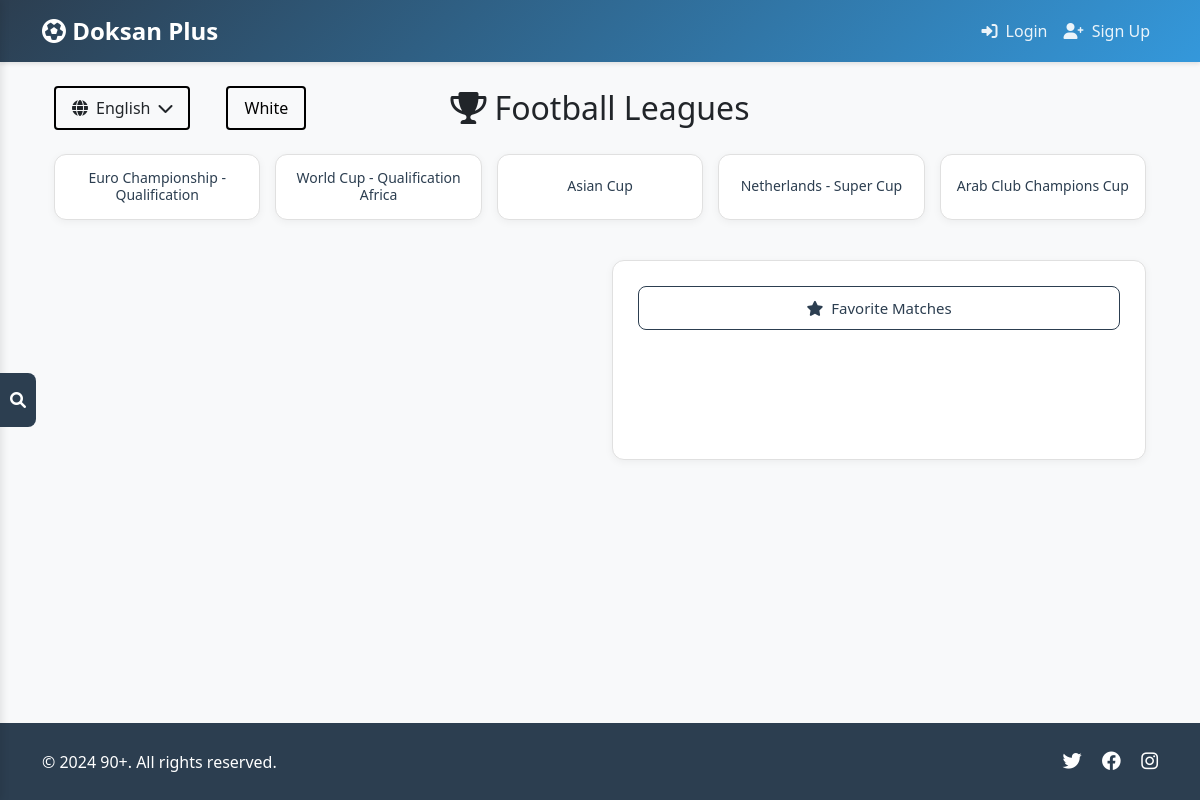
The app's page /, older data.
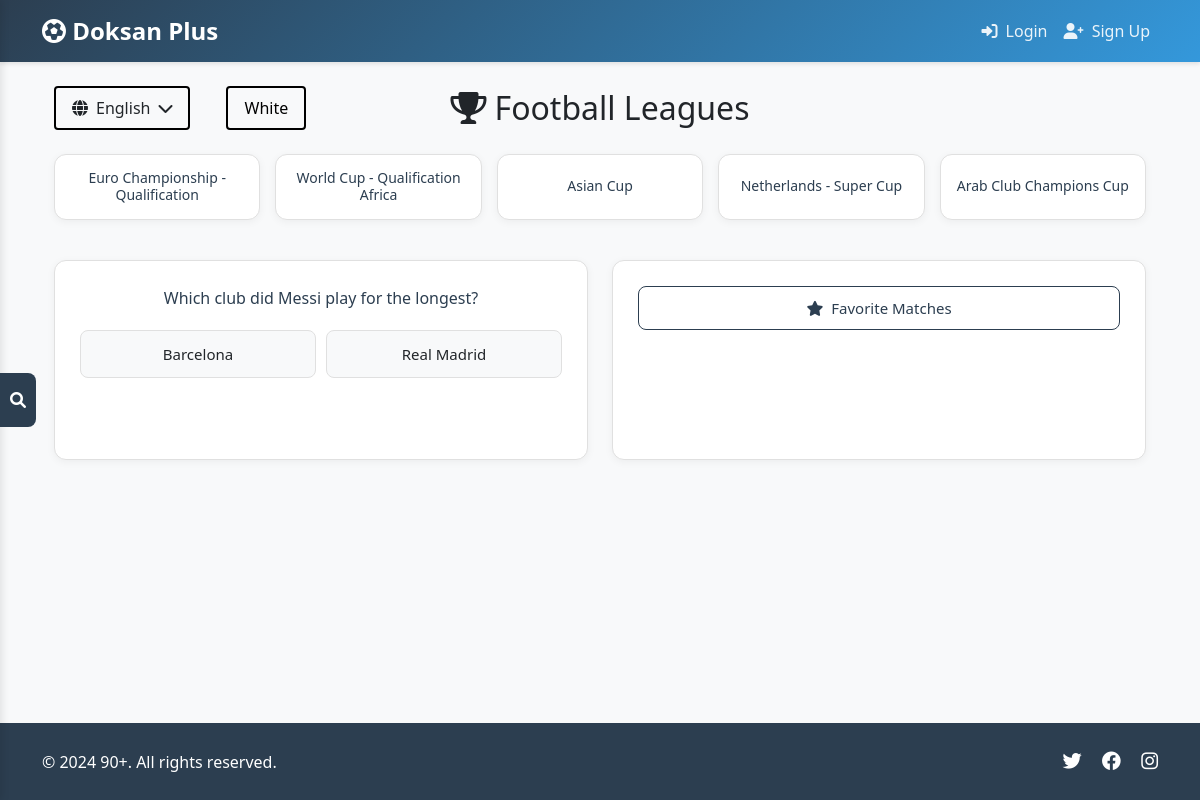
The same page, newer data.
### skorlar/models.py (models this page shows, shortened)
class QuizQuestion(models.Model):
    question = models.TextField()
    option_a = models.CharField(max_length=255)
    option_b = models.CharField(max_length=255)
    question_tr = models.TextField()
    option_a_tr = models.CharField(max_length=255)
    option_b_tr = models.CharField(max_length=255)
    correct_answer = models.CharField(max_length=1)
    created_at = models.DateTimeField(auto_now_add=True)
    updated_at = models.DateTimeField(auto_now=True)
    def get_question(self, lang='en'):
        return self.question_tr if lang == 'tr' else self.question
    def get_option_a(self, lang='en'):
        return self.option_a_tr if lang == 'tr' else self.option_a
    def get_option_b(self, lang='en'):
        return self.option_b_tr if lang == 'tr' else self.option_b

### skorlar/views.py (the view)
# urls.py: path('', views.fixtures_view, name='home'),
def fixtures_view(request):
    season_start = '2023-03-23'
    season_end = '2024-08-12'
    season_year = 2023
    LEAGUES = {
        'Euro Championship - Qualification' : 960,
        'World Cup - Qualification Africa' : 29,
        'Asian Cup': 7,
        'Netherlands - Super Cup' : 543,
        'Arab Club Champions Cup' : 768,
    }
    all_fixtures = []
    for name, league_id in LEAGUES.items():
        cache_key = f'fixtures_{league_id}'
        data = cache.get(cache_key)
        if not data:
            url = (
                f'{BASE_URL}/fixtures'
                f'?league={league_id}'
                f'&season={season_year}'
                f'&from={season_start}'
                f'&to={season_end}'
            )
            response = requests.get(url, headers=HEADERS)
            data = response.json()
            cache.set(cache_key, data, timeout=3600)
        all_fixtures.append({
            'league': name,
            'matches': data.get('response', [])
        })
    quiz_questions = QuizQuestion.objects.all()
    quiz_question = random.choice(quiz_questions) if quiz_questions.exists() else None
    user_lang = request.session.get('language', 'en')
    if quiz_question:
        quiz_data = {
            'question': quiz_question.get_question(user_lang),
            'option_a': quiz_question.get_option_a(user_lang),
            'option_b': quiz_question.get_option_b(user_lang),
            'correct_answer': quiz_question.correct_answer
        }
    else:
        quiz_data = None
    return render(request, 'fixtures/home.html', {
        'all_fixtures': all_fixtures,
        'quiz_question': quiz_data
    })

### skorlar/templates/fixtures/home.html (shortened to what this page needs)
{% extends 'base.html' %}
{% block content %}
<button class="sidebar-toggle" onclick="toggleSidebar()">
    <i class="fas fa-search"></i>
</button>
<div class="container">
    <div class="row mb-4">
        <div class="col-12 d-flex align-items-center justify-content-between">
            <div class="d-flex align-items-center gap-3">
                <div class="language-selector">
                    <button class="language-button" onclick="toggleLanguageOptions(event)">
                        <i class="fas fa-globe"></i>
                        <span id="currentLanguage">English</span>
                        <i class="fas fa-chevron-down"></i>
                    </button>
                </div>
                <button class="theme-toggle" onclick="toggleTheme()" id="themeToggle">White</button>
            </div>
            <h2 class="mb-0 position-absolute start-50 translate-middle-x">
                <i class="fas fa-trophy me-2"></i>Football Leagues
            </h2>
        </div>
    </div>
    <div class="league-container">
        {% for league in all_fixtures %}
            <div class="league-box" data-league="{{ league.league }}">
                <h3>{{ league.league }}</h3>
            </div>
        {% endfor %}
    </div>
    <div class="row align-items-stretch g-4">
        <div class="col-md-6 quiz-section">
            {% if quiz_question %}
            <div class="question-container" id="questionContainer">
                <div class="question-text">{{ quiz_question.question }}</div>
                <div class="answer-boxes">
                    <div class="answer-box" data-answer="A" onclick="handleQuizAnswer(this, '{{ quiz_question.correct_answer }}')">
                        {{ quiz_question.option_a }}
                    </div>
                    <div class="answer-box" data-answer="B" onclick="handleQuizAnswer(this, '{{ quiz_question.correct_answer }}')">
                        {{ quiz_question.option_b }}
                    </div>
                </div>
            </div>
            {% endif %}
        </div>
        <div class="col-md-6 favorites-section">
            <div class="favorite-matches-container">
                <button class="favorite-matches-button" onclick="toggleFavoriteMatches()">
                    <i class="fas fa-star me-2"></i>Favorite Matches
                </button>
            </div>
        </div>
    </div>
</div>
{% endblock %}

### doksan_plus/templates/base.html (shortened to what this page needs)
<!DOCTYPE html>
<html lang="en">
<head>
    <link href="https://cdn.jsdelivr.net/npm/bootstrap@5.3.0/dist/css/bootstrap.min.css" rel="stylesheet">
    <link rel="stylesheet" href="https://cdnjs.cloudflare.com/ajax/libs/font-awesome/6.0.0/css/all.min.css">
</head>
<body>
    <nav class="navbar navbar-expand-lg navbar-dark">
        <div class="container">
            <a class="navbar-brand" href="{% url 'home' %}">
                <i class="fas fa-futbol"></i> Doksan Plus
            </a>
            <div class="collapse navbar-collapse" id="navbarNav">
                <div class="navbar-nav ms-auto">
                    {% if user.is_authenticated %}
                        <span class="nav-item nav-link">
                            <i class="fas fa-user me-1"></i> {{ user.username }}
                        </span>
                        <a class="nav-item nav-link" href="{% url 'logout' %}">
                            <i class="fas fa-sign-out-alt me-1"></i> Logout
                        </a>
                    {% else %}
                        <a class="nav-item nav-link" href="{% url 'login' %}">
                            <i class="fas fa-sign-in-alt me-1"></i> Login
                        </a>
                        <a class="nav-item nav-link" href="{% url 'signup' %}">
                            <i class="fas fa-user-plus me-1"></i> Sign Up
                        </a>
                    {% endif %}
                </div>
            </div>
        </div>
    </nav>
    <div class="container mt-4">
        {% block content %}
        {% endblock %}
    </div>
    <footer class="footer">
        <div class="container">
            <div class="footer-content">
                <div class="copyright">
                    © 2024 90+. All rights reserved.
                </div>
                <div class="social-links">
                    <a href="#" target="_blank"><i class="fab fa-twitter"></i></a>
                    <a href="#" target="_blank"><i class="fab fa-facebook"></i></a>
                    <a href="#" target="_blank"><i class="fab fa-instagram"></i></a>
                </div>
            </div>
        </div>
    </footer>
</body>
</html>

### doksan_plus/templates/base.html (style rules this page uses)
:root { --primary-color: #2c3e50; --secondary-color: #3498db; --accent-color: #e74c3c; --light-bg: #f8f9fa; }
body { min-height: 100vh; display: flex; flex-direction: column; background-color: var(--light-bg); }
.navbar { background: linear-gradient(135deg, var(--primary-color), var(--secondary-color)) !important; box-shadow: 0 2px 4px rgba(0,0,0,0.1); }
.navbar-brand { font-size: 1.5rem; font-weight: bold; color: white !important; }
.navbar-brand i { transition: color 0.3s ease; }
.nav-link { color: rgba(255,255,255,0.9) !important; transition: color 0.3s ease; }
.container { flex: 1; }
.footer { background: var(--primary-color); color: white; padding: 1.5rem 0; margin-top: 2rem; }
.footer-content { display: flex; justify-content: space-between; align-items: center; }
.social-links a { color: white; margin-left: 1rem; font-size: 1.2rem; transition: color 0.3s ease; }

### skorlar/templates/fixtures/home.html (style rules this page uses)
.league-container { display: flex; justify-content: center; align-items: stretch; gap: 15px; margin: 20px 0; flex-wrap: nowrap; }
.league-box { border: 1px solid #e0e0e0; padding: 15px; cursor: pointer; min-width: 0; flex: 1; display: flex; align-items: center; justify-content: center; transition: all 0.3s ease; border-radius: 12px; background: white; box-shadow: 0 2px 8px rgba(0,0,0,0.05); }
.league-box h3 { margin: 0; font-size: 14px; text-align: center; white-space: normal; word-wrap: break-word; line-height: 1.2; width: 100%; max-width: 200px; color: var(--primary-color); }
.search-container, .favorite-matches-container, .question-container { height: 100%; margin: 20px 0; padding: 25px; border: 1px solid #e0e0e0; border-radius: 12px; background: white; box-shadow: 0 2px 8px rgba(0,0,0,0.05); transition: all 0.3s ease; }
.question-text { font-size: 16px; margin-bottom: 20px; font-weight: 500; text-align: center; color: var(--primary-color); }
.answer-boxes { display: flex; gap: 10px; }
.answer-box { flex: 1; padding: 12px; text-align: center; border: 1px solid #e0e0e0; cursor: pointer; font-weight: 500; transition: all 0.3s ease; border-radius: 8px; background-color: #f8f9fa; font-size: 15px; }
.favorite-matches-button { width: 100%; padding: 10px; background-color: white; border: 1px solid var(--primary-color); color: var(--primary-color); cursor: pointer; font-size: 15px; font-weight: 500; transition: all 0.3s ease; border-radius: 8px; }
.language-selector { position: relative; display: inline-block; margin-right: 20px; }
.language-button { background: none; border: 2px solid #000; color: var(--text-color); padding: 8px 16px; cursor: pointer; display: inline-flex; align-items: center; gap: 8px; font-weight: 500; border-radius: 4px; }
.theme-toggle { border: 2px solid #000; padding: 8px 16px; width: 20px; cursor: pointer; display: inline-flex; align-items: center; justify-content: center; font-weight: 500; border-radius: 4px; margin-right: 20px; min-width: 80px; background: none; transition: all 0.3s ease; }
.sidebar-toggle { position: fixed; left: 0; top: 50%; transform: translateY(-50%); background-color: var(--primary-color); color: white; border: none; padding: 15px 10px; cursor: pointer; border-radius: 0 8px 8px 0; z-index: 1001; transition: all 0.3s ease; }
.container { transition: margin-left 0.3s ease; }
.quiz-section, .favorites-section { height: 100%; display: flex; flex-direction: column; }
.question-container, .favorite-matches-container { flex: 1; margin-bottom: 0; height: 100%; min-height: 200px; }

Row changes from the older to the newer data that the page shows:
added QuizQuestion: question "Which club did Messi play for the longest?", option_a "Barcelona", option_b "Real Madrid"
